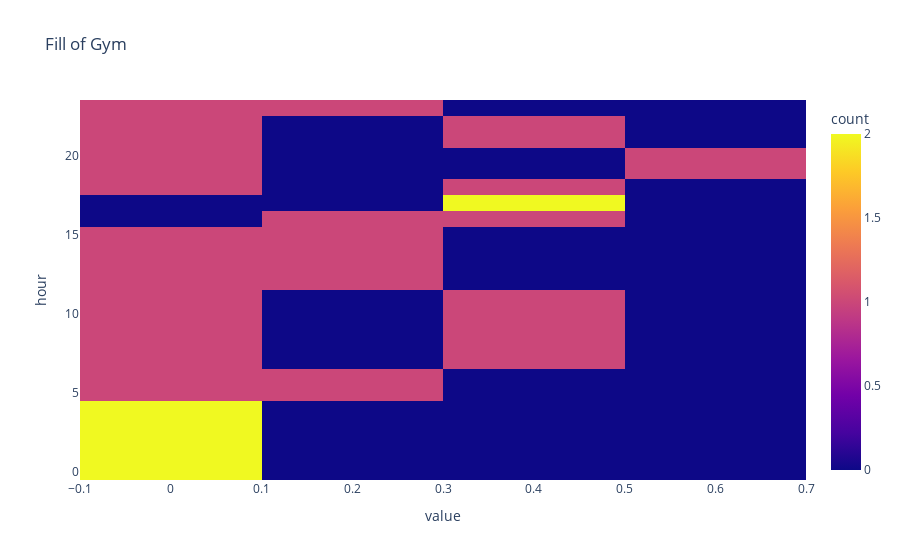

This figure's notebook cell:
### Code cell
px.density_heatmap(week_df, x=week_df.columns, y="hour", title="Fill of Gym", nbinsy=24)

### Figure 1 — Plotly figure (JSON) as saved in the notebook; plotly's stock layout.template omitted (floating-point values rounded to 4 significant figures)
{"data": [{"coloraxis": "coloraxis", "hovertemplate": "value=%{x}<br>hour=%{y}<br>count=%{z}<extra></extra>", "name": "", "nbinsy": 24, "type": "histogram2d", "x": [0, 0, 0, 0, 0, 0, 0, 0, 0, 0, 0, 0, 0, 0, 0, 0, 0.36, 0.35, 0.44, 0.55, 0.54, 0.465, 0.325, 0.19, 0.095, 0.035, 0.01, 0.005, 0.03, 0.115, 0.29, 0.45, 0.45, 0.36, 0.315, 0.305, 0.28, 0.29, 0.27, 0.245, 0.285, 0.32, 0, 0, 0, 0, 0, 0], "xaxis": "x", "xbingroup": "x", "y": [0, 1, 2, 3, 4, 5, 6, 7, 8, 9, 10, 11, 12, 13, 14, 15, 16, 17, 18, 19, 20, 21, 22, 23, 0, 1, 2, 3, 4, 5, 6, 7, 8, 9, 10, 11, 12, 13, 14, 15, 16, 17, 18, 19, 20, 21, 22, 23], "yaxis": "y", "ybingroup": "y"}], "layout": {"coloraxis": {"colorbar": {"title": {"text": "count"}}, "colorscale": [[0, "#0d0887"], [0.1111, "#46039f"], [0.2222, "#7201a8"], [0.3333, "#9c179e"], [0.4444, "#bd3786"], [0.5556, "#d8576b"], [0.6667, "#ed7953"], [0.7778, "#fb9f3a"], [0.8889, "#fdca26"], [1, "#f0f921"]]}, "legend": {"tracegroupgap": 0}, "title": {"text": "Fill of Gym"}, "xaxis": {"anchor": "y", "domain": [0, 1], "title": {"text": "value"}}, "yaxis": {"anchor": "x", "domain": [0, 1], "title": {"text": "hour"}}}}
